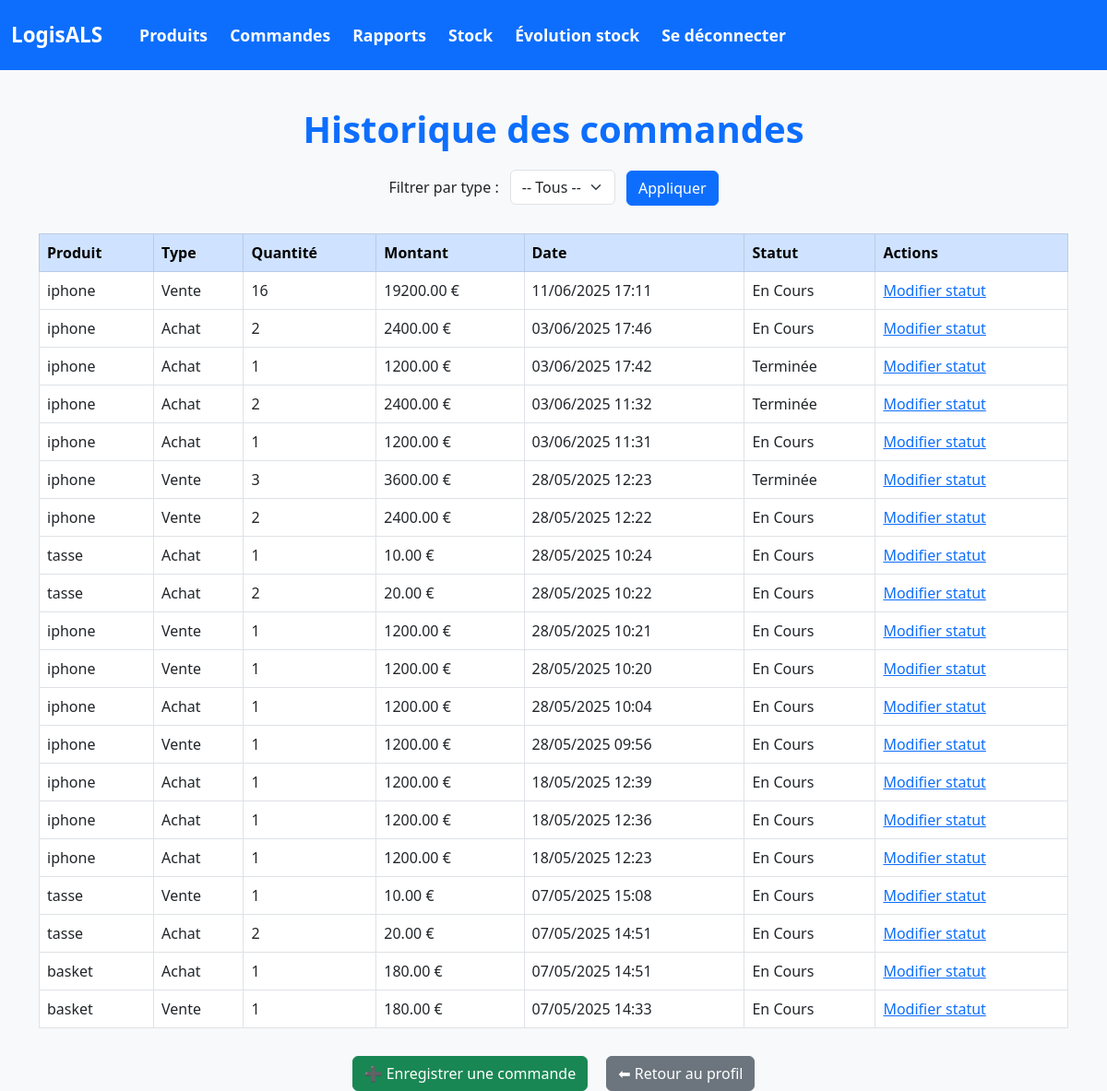
The app's page /inventaire/commandes/ with its own data.
### inventaire/models.py (models this page shows, shortened)
class Commande(models.Model):
    TYPE_CHOICES = [
        ('achat', 'Achat'),
        ('vente', 'Vente'),
    ]
    STATUT_CHOICES = [
        ('en_cours', 'En Cours'),
        ('terminee', 'Terminée'),
        ('annulee', 'Annulée'),
    ]
    type = models.CharField(max_length=10, choices=TYPE_CHOICES)
    date = models.DateTimeField(default=timezone.now)
    montant_total = models.DecimalField(max_digits=10, decimal_places=2)
    quantite = models.PositiveIntegerField()
    statut = models.CharField(max_length=10, choices=STATUT_CHOICES)
    produit = models.ForeignKey(Produit, on_delete=models.CASCADE)
    utilisateur = models.ForeignKey(Utilisateur, on_delete=models.CASCADE)

class Produit(models.Model):
    nom = models.CharField(max_length=100)
    description = models.TextField()
    prix = models.PositiveIntegerField()
    quantite_stock = models.PositiveIntegerField()
    date_ajout = models.DateTimeField(auto_now_add=True)
    seuil_min = models.PositiveIntegerField(default=5)  # seuil critique
    seuil_max = models.PositiveIntegerField(default=100)  # stock idéal  #
    vendeur = models.CharField(max_length=100, blank=True, null=True)

### inventaire/views.py (the view)
# urls.py: path('commandes/', views.liste_commandes, name='liste_commandes'),
def liste_commandes(request):
    commandes = Commande.objects.all().order_by('-date')  # Inclut ventes et achats
    type_filter = request.GET.get('type', '')  # permet de filtrer par type via l'URL
    if type_filter in ['achat', 'vente']:
        commandes = commandes.filter(type=type_filter)
    statut_filter = request.GET.get('statut', '')
    if statut_filter:
        commandes = commandes.filter(statut=statut_filter)
    return render(request, 'inventaire/liste_commandes.html', {'commandes': commandes})

### inventaire/templates/inventaire/liste_commandes.html (shortened to what this page needs)
<!DOCTYPE html>
<html lang="fr">
{% load static %}
<head>
  <link href="https://cdn.jsdelivr.net/npm/bootstrap@5.3.0/dist/css/bootstrap.min.css" rel="stylesheet" />
</head>
<body>
{% include 'inventaire/navbar.html' %}
<div class="container">
  <h1>Historique des commandes</h1>
  <form method="get" class="filter-form">
    <label for="type" class="form-label me-2">Filtrer par type :</label>
    <select name="type" id="type" class="form-select d-inline w-auto">
      <option value="">-- Tous --</option>
    </select>
    <button type="submit" class="btn btn-primary ms-2">Appliquer</button>
  </form>
  <div class="table-container">
    <table class="table table-hover table-bordered mt-4 bg-white">
      <thead class="table-primary">
        <tr>
          <th>Produit</th>
          <th>Type</th>
          <th>Quantité</th>
          <th>Montant</th>
          <th>Date</th>
          <th>Statut</th>
          <th>Actions</th>
        </tr>
      </thead>
      <tbody>
        {% for commande in commandes %}
          <tr>
            <td>{{ commande.produit.nom }}</td>
            <td>{{ commande.type|title }}</td>
            <td>{{ commande.quantite }}</td>
            <td>{{ commande.montant_total }} €</td>
            <td>{{ commande.date|date:"d/m/Y H:i" }}</td>
            <td>{{ commande.get_statut_display }}</td>
            <td>
  <a href="{% url 'modifier_statut_commande' commande.pk %}">Modifier statut</a>
</td>
          </tr>
        {% empty %}
          <tr>
            <td colspan="5" class="text-center text-muted">Aucune commande trouvée.</td>
          </tr>
        {% endfor %}
      </tbody>
    </table>
  </div>
  <div class="action-buttons">
    <a href="{% url 'enregistrer_commande' %}" class="btn btn-success">
      ➕ Enregistrer une commande
    </a>
    <a href="{% url 'profile' %}" class="btn btn-secondary">
      ⬅ Retour au profil
    </a>
  </div>
</div>
</body>
</html>

### inventaire/templates/inventaire/liste_commandes.html (style rules this page uses)
body { background-color: #f8f9fa; font-family: 'Segoe UI', sans-serif; }
h1 { color: #0d6efd; margin-top: 40px; font-weight: bold; text-align: center; }
.table-container { margin-top: 30px; }
.action-buttons { margin-top: 30px; display: flex; justify-content: center; gap: 20px; }
.filter-form { text-align: center; margin-top: 20px; }
.filter-form select { max-width: 200px; }

### records on screen
Commande: produit.nom "iphone", type "Vente", quantite "16", montant_total "19200.00", date "11/06/2025 17:11", statut "En Cours"
Commande: produit.nom "iphone", type "Achat", quantite "2", montant_total "2400.00", date "03/06/2025 17:46", statut "En Cours"
Commande: produit.nom "iphone", type "Achat", quantite "1", montant_total "1200.00", date "03/06/2025 17:42", statut "Terminée"
Commande: produit.nom "iphone", type "Achat", quantite "2", montant_total "2400.00", date "03/06/2025 11:32", statut "Terminée"
Commande: produit.nom "iphone", type "Achat", quantite "1", montant_total "1200.00", date "03/06/2025 11:31", statut "En Cours"
Commande: produit.nom "iphone", type "Vente", quantite "3", montant_total "3600.00", date "28/05/2025 12:23", statut "Terminée"
Commande: produit.nom "iphone", type "Vente", quantite "2", montant_total "2400.00", date "28/05/2025 12:22", statut "En Cours"
Commande: produit.nom "tasse", type "Achat", quantite "1", montant_total "10.00", date "28/05/2025 10:24", statut "En Cours"
Commande: produit.nom "tasse", type "Achat", quantite "2", montant_total "20.00", date "28/05/2025 10:22", statut "En Cours"
Commande: produit.nom "iphone", type "Vente", quantite "1", montant_total "1200.00", date "28/05/2025 10:21", statut "En Cours"
Commande: produit.nom "iphone", type "Vente", quantite "1", montant_total "1200.00", date "28/05/2025 10:20", statut "En Cours"
Commande: produit.nom "iphone", type "Achat", quantite "1", montant_total "1200.00", date "28/05/2025 10:04", statut "En Cours"
Commande: produit.nom "iphone", type "Vente", quantite "1", montant_total "1200.00", date "28/05/2025 09:56", statut "En Cours"
Commande: produit.nom "iphone", type "Achat", quantite "1", montant_total "1200.00", date "18/05/2025 12:39", statut "En Cours"
Commande: produit.nom "iphone", type "Achat", quantite "1", montant_total "1200.00", date "18/05/2025 12:36", statut "En Cours"
Commande: produit.nom "iphone", type "Achat", quantite "1", montant_total "1200.00", date "18/05/2025 12:23", statut "En Cours"
Commande: produit.nom "tasse", type "Vente", quantite "1", montant_total "10.00", date "07/05/2025 15:08", statut "En Cours"
Commande: produit.nom "tasse", type "Achat", quantite "2", montant_total "20.00", date "07/05/2025 14:51", statut "En Cours"
Commande: produit.nom "basket", type "Achat", quantite "1", montant_total "180.00", date "07/05/2025 14:51", statut "En Cours"
Commande: produit.nom "basket", type "Vente", quantite "1", montant_total "180.00", date "07/05/2025 14:33", statut "En Cours"
